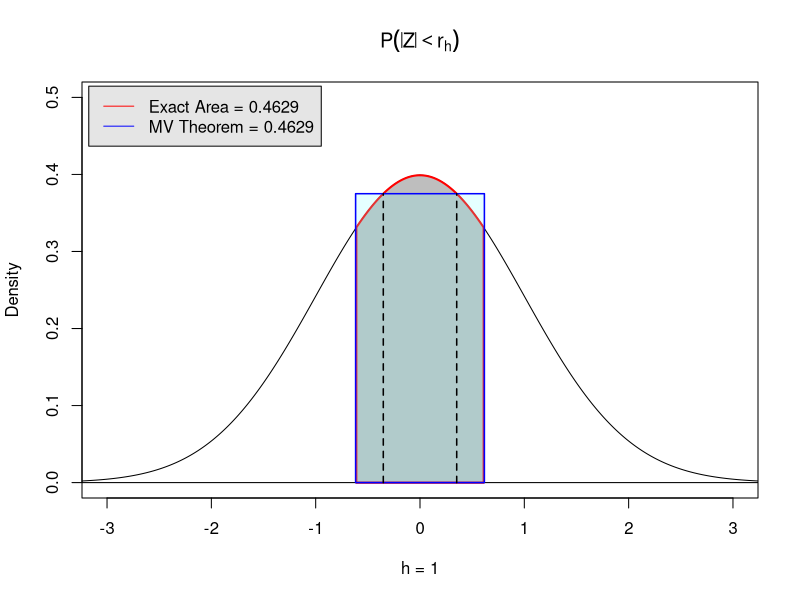
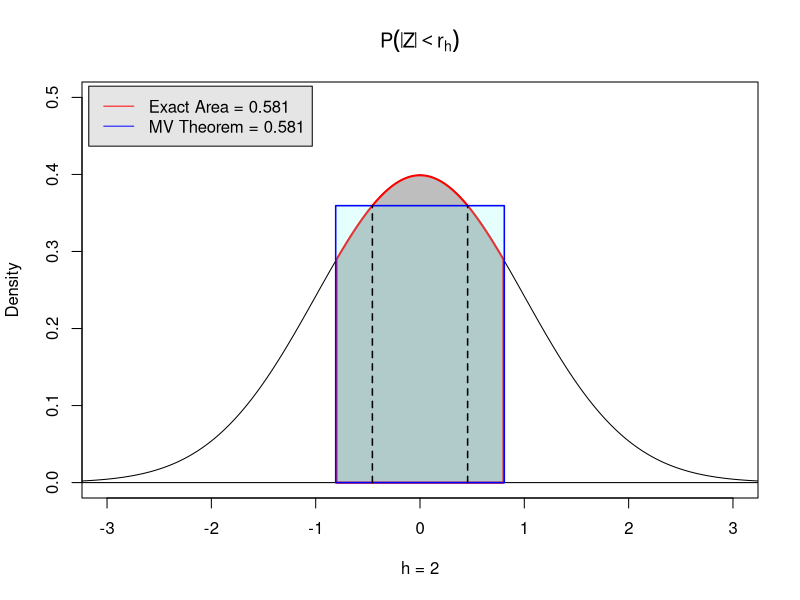
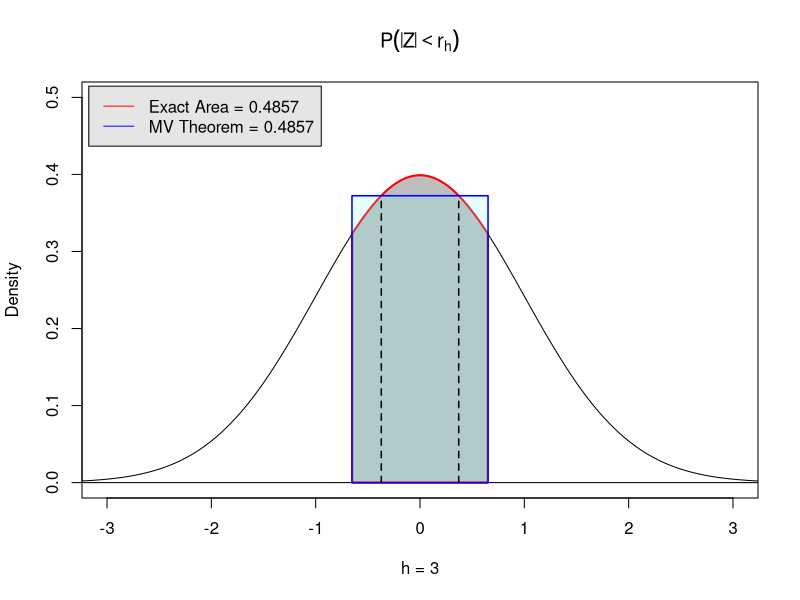
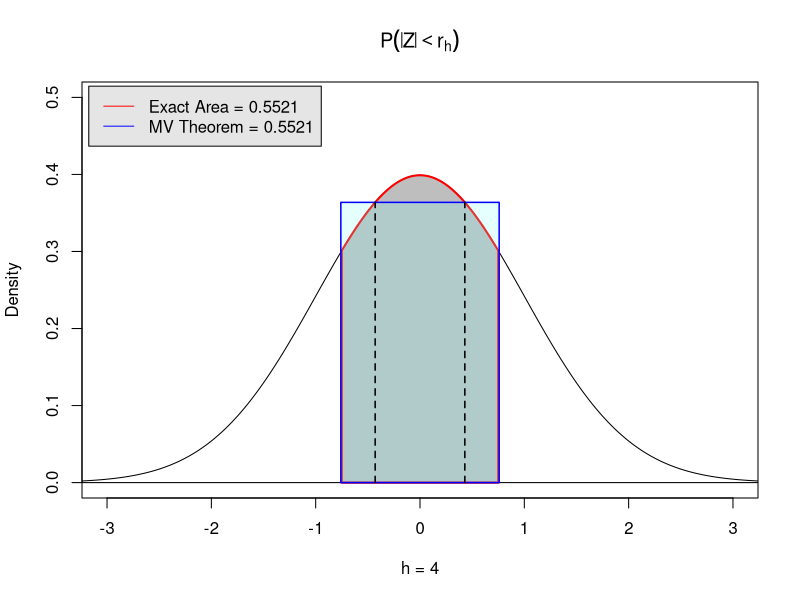
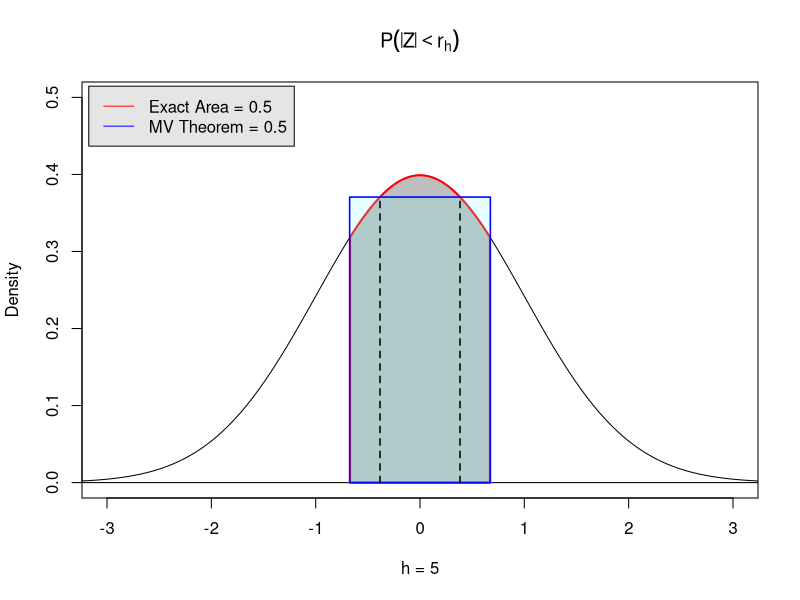
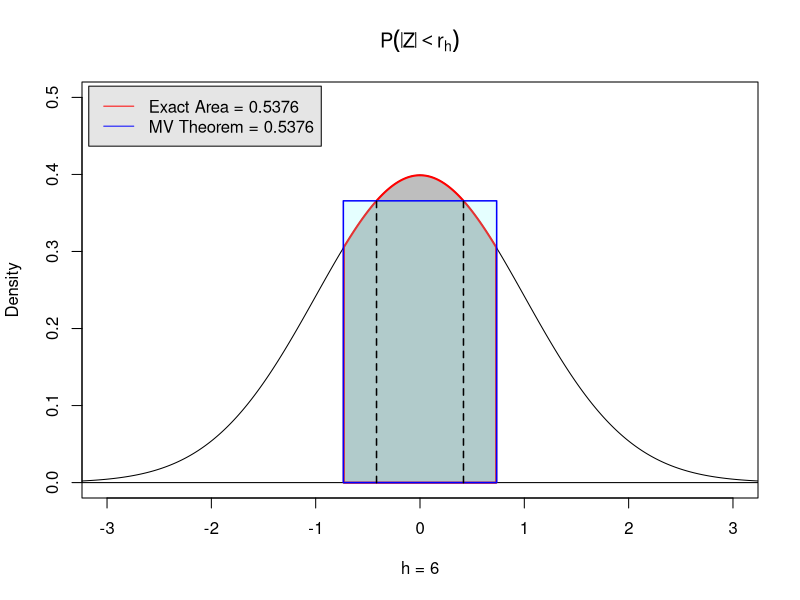
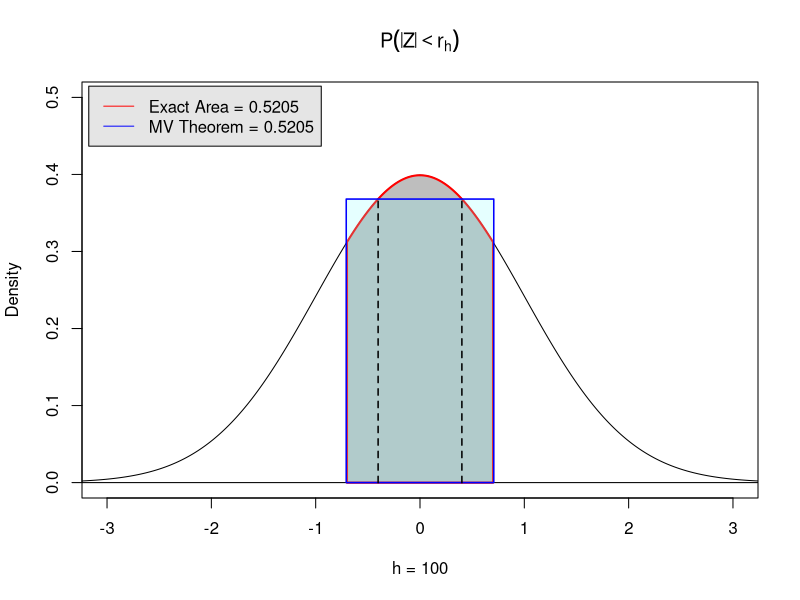
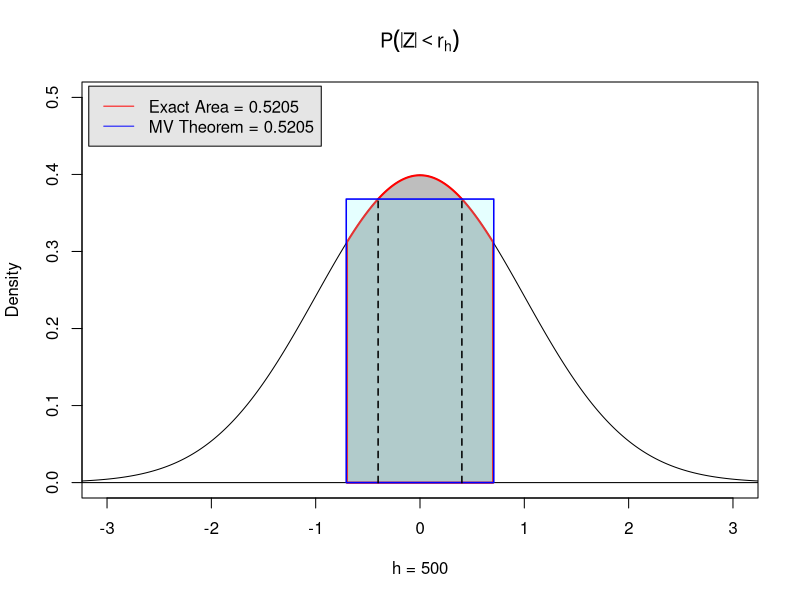

Reproduce these figures in R, in order.
########################################
############ Funciones #################

## Calculo el área por Monte-carlo con Distribucion Normal
Area1 <- function(r, rho=0.5, p=1, m=1000){
   r=r/sqrt(2*(1-rho))
   y=c()
   n=0
   while(length(y)<m){
     n=n+1
     x=rnorm(1)
     if(abs(x)<r) y=c(y,1) 
   }
  return(m/n)
}

## Calculo del área por Monte-carlo con Dist Uniforme
Area2 <- function(r, rho=0.5, p=1, m=1000){
  r=r/sqrt(2*(1-rho))
  x=runif(m,-r,r)
  y=dnorm(x) 
  return(mean(y)*2*r)
}

## Calculo del area exacta
Area3=function(r=1, rho=0.5){return(2*pnorm(r/sqrt(2*(1-rho)))-1)}

## Calculo del punto del teorema del valor medio
PM=function(r=1, rho=0.5, ep=10^(-4)){
  Aj=Area3(r=r, rho=rho)
  r=r/sqrt(2*(1-rho))
  c0=r/2
  cj=r
  j=0
  while(abs(cj-c0)>ep|j<100){
    c0=cj
    dg=-2*r*c0*dnorm(c0)
    g=2*r*dnorm(c0)-Aj
    cj=c0-g/dg
    j=j+1
  }
  return(abs(cj))
}

# Funcion de autocorrelación del ARMA(1,1)
rho_arma11 = function(j=1, phi=0.5, theta=0.25){
  rhoj=(1+theta*phi)*(phi+theta)/(1+2*theta*phi+theta^2)*phi^(j-1)
  return(rhoj)
}

# Calculo y gráfica de E[delta_{i,j+1}]=P[|Z|<rj]
plot_area <- function(j=1, r=1, rho=0.5,...){
  x=seq(-4,4, by=0.01)
  y=dnorm(x)
  rho=rho_arma11(j=j,...)
  rj=r/sqrt(2*(1-rho))
  r0=PM(r=r, rho=rho)
  print(data.frame(rj=rj, cj=r0))

  A1=Area3(r=r, rho=rho) 
  A2=2*rj*dnorm(r0) # calcula area utilizando valor medio
  print(data.frame(Area_exacta=A1, Area_valor_medio=A2))
  
#################################
## Se crea el gráfico
xx <- c(x[abs(x)<rj],-x[abs(x)<rj])
yy <- c(y[abs(x)<rj], rep(0, sum(abs(x)<rj)))

xx0 <- c(-rj,rj,rj,-rj)
yy0 <- c(dnorm(-r0),dnorm(-r0),0,0)

plot(x, y, type = "l", xlab = "", ylab = "Density", xlim=c(-3,3), ylim=c(0,0.5))
abline(h=0)
polygon(xx, yy, col = "gray", border = "red", lwd=2)
polygon(xx0, yy0, col=cm.colors(10, alpha=0.2), border = "blue", lwd=1.5)
lines(c(r0,r0), c(0, dnorm(r0)), lty=2, lwd=1.5)
lines(-c(r0,r0), c(0, dnorm(r0)), lty=2, lwd=1.5)
title(main=expression(P(abs(Z)<r[h])), xlab=paste('h =',j))
legend("topleft", legend=c(paste("Exact Area =", round(A1,4)),
                            paste("MV Theorem =", round(A2,4))), 
       col=c("red","blue"), lty=1, bg="gray90", inset=0.01)
}


########################################
######### EjemploS #####################

## Calculo del Area

 Area1(r=1, rho=rho_arma11(j=1, phi=0.5, theta=0.9)) # Aprox 1
 Area2(r=1, rho=rho_arma11(j=1, phi=0.5, theta=0.9)) # Aprox 2
 Area3(r=1, rho=rho_arma11(j=1, phi=0.5, theta=0.9)) # Exacto

#r=1, phi=0.5 y theta=0.25 por defecto
rho=rho_arma11(j=1, phi=0.5, theta=0.9)
rho
par(mfrow=c(1,1))
plot_area(j=1, phi=-0.75, theta=0.5) 
plot_area(j=2, phi=-0.75, theta=0.5)
plot_area(j=3, phi=-0.75, theta=0.5)
plot_area(j=4, phi=-0.75, theta=0.5)
plot_area(j=5, phi=-0.75, theta=0.5)
plot_area(j=6, phi=-0.75, theta=0.5)
plot_area(j=100, phi=-0.75, theta=0.5)
plot_area(j=500, phi=-0.75, theta=0.5)

plot_area(j=1, phi=-0.5) 
plot_area(j=2, phi=-0.5)
plot_area(j=3, phi=-0.5)
plot_area(j=4, phi=-0.5)
plot_area(j=5, phi=-0.5)
plot_area(j=6, phi=-0.5)
plot_area(j=100, phi=-0.5)
plot_area(j=500, phi=-0.5)

plot_area(j=1, theta=-0.25) 
plot_area(j=2, theta=-0.25)
plot_area(j=3, theta=-0.25)
plot_area(j=4, theta=-0.25)
plot_area(j=5, theta=-0.25)
plot_area(j=6, theta=-0.25)
plot_area(j=100, theta=-0.25)
plot_area(j=500, theta=-0.25)



##################################
## grafico para el ejemplo
x=1:10
par(mfrow=c(1,1))
plot(x, rho_arma11(j=x, phi=-0.5, theta=0.25), type="h",
     main="phi=-0.5, theta=0.25", ylab=expression(rho(h)),
     xlab=expression(h), ylim=c(-0.65,0.65)); abline(h=0)


png("arma_p1.png", width = 1250, height=480, res=120)
par(mfrow=c(1,4))
plot_area(j=1, phi=-0.75, theta=0.5) 
plot_area(j=2, phi=-0.75, theta=0.5)
plot_area(j=10, phi=-0.75, theta=0.5)
plot_area(j=100, phi=-0.75, theta=0.5)
dev.off()


png("arma2_p1.png", width = 1250, height=480, res=120)
par(mfrow=c(1,4))
plot_area(j=1, phi=-0.5, theta=0.25, r=2) 
plot_area(j=2, phi=-0.5, theta=0.25, r=2)
plot_area(j=3, phi=-0.5, theta=0.25, r=2)
plot_area(j=4, phi=-0.5, theta=0.25, r=2)
dev.off()

plot_area(j=10, phi=-0.75, theta=0.5, r=2)
Area1(r=2, rho=0) # Aprox 1
Area2(r=2, rho=0) # Aprox 2
Area3(r=2, rho=0) # Exacto

Area1(r=1, rho=rho_arma11(j=1, phi=0.5, theta=0.9)) # Aprox 1
Area2(r=1, rho=rho_arma11(j=1, phi=0.5, theta=0.9)) # Aprox 2
Area3(r=1, rho=rho_arma11(j=1, phi=0.5, theta=0.9)) # Exacto



#############################################
## Comportamiento correlacion phi > theta

x=1:10
plot(x, rho_arma11(j=x, phi=0.5, theta=0.25), type="h", 
     main="phi=0.5, theta=0.25", ylab=expression(rho(h)), 
     xlab=expression(h), ylim=c(-0.65,0.65)); abline(h=0)

plot(x, rho_arma11(j=x, phi=-0.75, theta=0.5), type="h",
     main="phi=-0.5, theta=0.25", ylab=expression(rho(h)),
     xlab=expression(h), ylim=c(-0.65,0.65)); abline(h=0)

plot(x, rho_arma11(j=x, phi=0.5, theta=-0.25), type="h",
     main="phi=0.5, theta=-0.25", ylab=expression(rho(h)),
     xlab=expression(h), ylim=c(-0.65,0.65)); abline(h=0)

plot(x, rho_arma11(j=x, phi=-0.5, theta=-0.25), type="h",
     main="phi=-0.5, theta=-0.25", ylab=expression(rho(h)),
     xlab=expression(h), ylim=c(-0.65,0.65)); abline(h=0)


#############################################
## Comportamiento correlacion phi < theta

x=1:10
plot(x, rho_arma11(j=x, phi=0.25, theta=0.5), type="h", 
     main="phi=0.25, theta=0.5", ylab=expression(rho(h)), 
     xlab=expression(h), ylim=c(-0.6,0.6)); abline(h=0)

plot(x, rho_arma11(j=x, phi=-0.25, theta=0.5), type="h",
     main="phi=-0.25, theta=0.5", ylab=expression(rho(h)),
     xlab=expression(h), ylim=c(-0.6,0.6)); abline(h=0)

plot(x, rho_arma11(j=x, phi=0.25, theta=-0.5), type="h",
     main="phi=0.25, theta=-0.5", ylab=expression(rho(h)),
     xlab=expression(h), ylim=c(-0.6,0.6)); abline(h=0)

plot(x, rho_arma11(j=x, phi=-0.25, theta=-0.5), type="h",
     main="phi=-0.25, theta=-0.5", ylab=expression(rho(h)),
     xlab=expression(h), ylim=c(-0.6,0.6)); abline(h=0)


